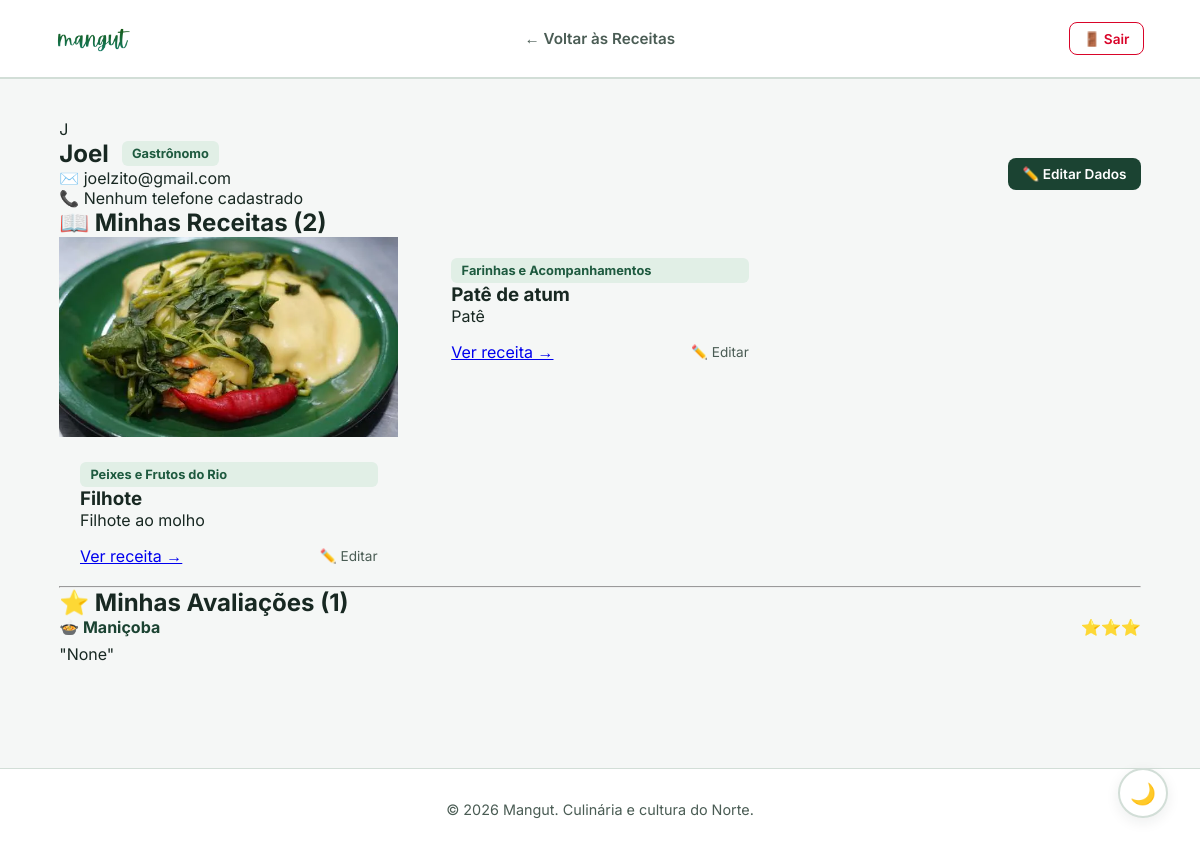
The app's page /perfil (signed in) with its own data.
### app/models.py (models this page shows, shortened)
class Gastronomo(UserMixin, db.Model):
    __tablename__ = 'gastronomos'
    idgastronomos = db.Column(db.Integer, primary_key=True)
    nome = db.Column(db.String(100), nullable=False)
    email = db.Column(db.String(120), unique=True, nullable=False)
    senha = db.Column(db.String(255), nullable=False)
    telefone = db.Column(db.String(20), nullable=True)
    is_admin = db.Column(db.Boolean, default=False)
    receitas = db.relationship('Receita', back_populates='autor', lazy=True)
    avaliacoes = db.relationship('AvaliacaoReceita', back_populates='usuario', lazy=True, cascade='all, delete-orphan')

class Receita(db.Model):
    __tablename__ = 'receitas'
    idreceitas = db.Column(db.Integer, primary_key=True)
    nome = db.Column(db.String(100), nullable=False)
    descricao = db.Column(db.Text, nullable=False)
    lista_ingredientes = db.Column(db.Text, nullable=False)
    modo_preparo = db.Column(db.Text, nullable=False)
    imagem_url = db.Column(db.String(255), nullable=True)
    categoria_idcategoria = db.Column(db.Integer, db.ForeignKey('categoria.idcategoria'), nullable=False)
    gastronomos_idgastronomos = db.Column(db.Integer, db.ForeignKey('gastronomos.idgastronomos'), nullable=False)
    categoria_rel = db.relationship('Categoria', back_populates='receitas')
    autor = db.relationship('Gastronomo', back_populates='receitas')
    avaliacoes = db.relationship('AvaliacaoReceita', back_populates='receita', lazy=True, cascade='all, delete-orphan')

class Categoria(db.Model):
    __tablename__ = 'categoria'
    idcategoria = db.Column(db.Integer, primary_key=True)
    nome = db.Column(db.String(50), nullable=False)
    receitas = db.relationship('Receita', back_populates='categoria_rel', lazy=True)

### app/routes.py (the view)
@main.route('/perfil')
@login_required
def perfil():
    receitas_usuario = formatar_receitas(Receita.query.filter_by(gastronomos_idgastronomos=current_user.idgastronomos))
    avaliacoes_usuario = AvaliacaoReceita.query.filter_by(gastronomos_idgastronomos=current_user.idgastronomos).all()
    avaliacoes_formatadas = []
    for av in avaliacoes_usuario:
        avaliacoes_formatadas.append({
            "receita_id": av.receita.idreceitas,
            "receita_nome": av.receita.nome,
            "nota": av.avaliacoes,
            "comentario": av.comentario
        })
    return render_template(
        'perfil.html',
        usuario=current_user,
        receitas=receitas_usuario,
        avaliacoes=avaliacoes_formatadas
    )

### app/routes.py (called while the page is built)
def formatar_receitas(query_obj):
    receitas_db = query_obj.all()
    formatadas = []
    for r in receitas_db:
        avaliacoes = AvaliacaoReceita.query.filter_by(receitas_idreceitas=r.idreceitas).all()
        qtd = len(avaliacoes)
        media = round(sum(a.avaliacoes for a in avaliacoes) / qtd, 1) if qtd > 0 else 0.0
        formatadas.append({
            "id": r.idreceitas,
            "nome": r.nome,
            "categoria": r.categoria_rel.nome,
            "categoria_id": r.categoria_idcategoria,
            "descricao": r.descricao,
            "imagem_url": r.imagem_url,  # 🟢 Fica None caso não exista foto
            "media_estrelas": media,
            "qtd_avaliacoes": qtd
        })
    return formatadas

### app/templates/perfil.html (shortened to what this page needs)
<!DOCTYPE html>
<html lang="pt-br">
<head>
    <link rel="stylesheet" href="{{ url_for('static', filename='css/style.css') }}">
</head>
<body>
    <header class="navbar">
        <a href="/" class="logo-link">
            <img src="{{ url_for('static', filename='img/logo.png') }}" alt="Logo Mangut" class="navbar-logo">
        </a>
        <nav class="nav-links">
            <a href="/">← Voltar às Receitas</a>
        </nav>
        <div class="nav-actions">
            <a href="/logout" class="btn-logout" title="Sair do sistema">🚪 Sair</a>
        </div>
    </header>
    <main class="container">
        <section class="profile-header-card">
            <div class="profile-avatar">
                <span>{{ usuario.nome[0] | upper }}</span>
            </div>
            <div class="profile-details" style="flex-grow: 1;">
                <div style="display: flex; align-items: center; justify-content: space-between; flex-wrap: wrap; gap: 1rem;">
                    <div>
                        <div style="display: flex; align-items: center; gap: 0.8rem;">
                            <h1>{{ usuario.nome }}</h1>
                            {% if usuario.is_admin %}
                                <span class="card-tag" style="background: #e63946; color: white;">Administrador</span>
                            {% else %}
                                <span class="card-tag">Gastrônomo</span>
                            {% endif %}
                        </div>
                        <p class="profile-email">✉️ {{ usuario.email }}</p>
                        <p class="profile-phone">📞 {{ usuario.telefone or 'Nenhum telefone cadastrado' }}</p>
                    </div>
                    <div style="display: flex; gap: 0.5rem;">
                        <button onclick="document.getElementById('edit-profile-modal').style.display='flex'" class="btn-primary" style="font-size: 0.85rem; padding: 0.5rem 0.9rem;">✏️ Editar Dados</button>
                    </div>
                </div>
            </div>
        </section>
        <section class="profile-section">
            <h2>📖 Minhas Receitas ({{ receitas|length }})</h2>
            {% if receitas %}
                <div class="recipe-grid">
                    {% for receita in receitas %}
                    <div class="recipe-card">
                        {% if receita.imagem_url %}
                            <img src="{{ receita.imagem_url }}" alt="{{ receita.nome }}" class="card-img">
                        {% endif %}
                        <div class="card-content">
                            <div class="card-tag">{{ receita.categoria }}</div>
                            <h3>{{ receita.nome }}</h3>
                            <p>{{ receita.descricao }}</p>
                            <div style="display: flex; justify-content: space-between; align-items: center; margin-top: 1rem;">
                                <a href="/receita/{{ receita.id }}" class="card-link">Ver receita →</a>
                                <a href="/receita/{{ receita.id }}/editar" style="color: var(--text-secondary); font-size: 0.85rem; text-decoration: none;">✏️ Editar</a>
                            </div>
                        </div>
                    </div>
                    {% endfor %}
                </div>
            {% else %}
                <p class="no-data-text">Você ainda não publicou nenhuma receita. <a href="/receita/nova" style="color: var(--text-accent); font-weight: 600;">Clique aqui para publicar a primeira!</a></p>
            {% endif %}
        </section>
        <hr class="divider">
        <section class="profile-section">
            <h2>⭐ Minhas Avaliações ({{ avaliacoes|length }})</h2>
            {% if avaliacoes %}
                <div class="reviews-list">
                    {% for av in avaliacoes %}
                    <div class="review-card">
                        <div style="display: flex; justify-content: space-between; align-items: center; margin-bottom: 0.4rem;">
                            <a href="/receita/{{ av.receita_id }}" style="text-decoration: none; font-weight: 700; color: var(--text-accent);">
                                🍲 {{ av.receita_nome }}
                            </a>
                            <div class="review-stars">
                                {% for i in range(av.nota) %}⭐{% endfor %}
                            </div>
                        </div>
                        <p class="review-comment">"{{ av.comentario }}"</p>
                    </div>
                    {% endfor %}
                </div>
            {% else %}
                <p class="no-data-text">Você ainda não avaliou nenhuma receita do site.</p>
            {% endif %}
        </section>
    </main>
    <footer>
        <p>&copy; 2026 Mangut. Culinária e cultura do Norte.</p>
    </footer>
    <button id="theme-toggle" class="theme-toggle-floating" title="Alternar Modo Escuro">🌙</button>
</body>
</html>

### app/static/css/style.css (style rules this page uses)
:root { --bg-main: #f5f7f6; --bg-card: #ffffff; --bg-surface: #eaf1ed; --bg-hero: #e1efe7; --text-primary: #182822; --text-secondary: #4a5c54; --text-accent: #1b4332; --border-color: #d2ded7; --tag-bg: #e1efe6; --tag-text: #1e5a3f; --btn-cta: #d90429; --btn-cta-hover: #b80020; --card-shadow: rgba(24, 40, 34, 0.08); }
* { margin: 0; padding: 0; box-sizing: border-box; font-family: 'Inter', sans-serif; transition: background-color 0.25s ease, color 0.25s ease, border-color 0.25s ease; }
html { scroll-behavior: smooth; }
body { background-color: var(--bg-main); color: var(--text-primary); min-height: 100vh; display: flex; flex-direction: column; }
.navbar { display: flex; justify-content: space-between; align-items: center; padding: 1.1rem 3.5rem; background-color: var(--bg-card); border-bottom: 2px solid var(--border-color); position: sticky; top: 0; z-index: 1000; }
.logo-link { display: flex; align-items: center; text-decoration: none; }
.navbar-logo { height: 42px; width: auto; }
.nav-links a { margin: 0 0.8rem; text-decoration: none; color: var(--text-secondary); font-weight: 600; font-size: 0.95rem; padding: 0.4rem 0.8rem; border-radius: 8px; }
.nav-actions { display: flex; align-items: center; gap: 0.9rem; }
.btn-primary { background-color: var(--text-accent); color: #ffffff; border: none; padding: 0.65rem 1.3rem; border-radius: 8px; font-weight: 600; cursor: pointer; text-decoration: none; display: inline-flex; align-items: center; justify-content: center; gap: 0.4rem; }
.btn-logout { display: inline-flex; align-items: center; gap: 0.35rem; color: #d90429; border: 1px solid #d90429; background-color: transparent; padding: 0.45rem 0.85rem; border-radius: 8px; font-size: 0.85rem; font-weight: 600; text-decoration: none; }
.container { max-width: 1120px; margin: 2.5rem auto; padding: 0 1.2rem; flex: 1; width: 100%; }
.recipe-grid { display: grid; grid-template-columns: repeat(auto-fill, minmax(320px, 1fr)); gap: 2rem; }
.card-img { width: 100%; height: 200px; object-fit: cover; background-color: var(--bg-surface); }
.card-content { padding: 1.3rem; display: flex; flex-direction: column; justify-content: space-between; flex-grow: 1; }
.card-tag { background: var(--tag-bg); color: var(--tag-text); font-size: 0.8rem; font-weight: 700; padding: 0.3rem 0.65rem; border-radius: 6px; display: inline-block; }
.theme-toggle-floating { position: fixed; bottom: 2rem; right: 2rem; width: 50px; height: 50px; background-color: var(--bg-card); border: 2px solid var(--border-color); color: var(--text-primary); border-radius: 50%; cursor: pointer; font-size: 1.3rem; display: flex; align-items: center; justify-content: center; box-shadow: 0 4px 14px var(--card-shadow); z-index: 1000; }
footer { text-align: center; padding: 2rem; color: var(--text-secondary); font-size: 0.9rem; border-top: 1px solid var(--border-color); background: var(--bg-card); margin-top: 4rem; }

### records on screen
Gastronomo: nome "J", nome "Joel", email "joelzito@gmail.com", telefone "Nenhum telefone cadastrado"
Receita: imagem_url (picture), nome "Filhote", descricao "Filhote ao molho"
Categoria: categoria "Peixes e Frutos do Rio"
Categoria: categoria "Farinhas e Acompanhamentos"
Receita: nome "Patê de atum", descricao "Patê"
Receita: receita_nome "Maniçoba", comentario "None"

### other values on screen
{{ receitas|length }} "2"
{{ avaliacoes|length }} "1"
